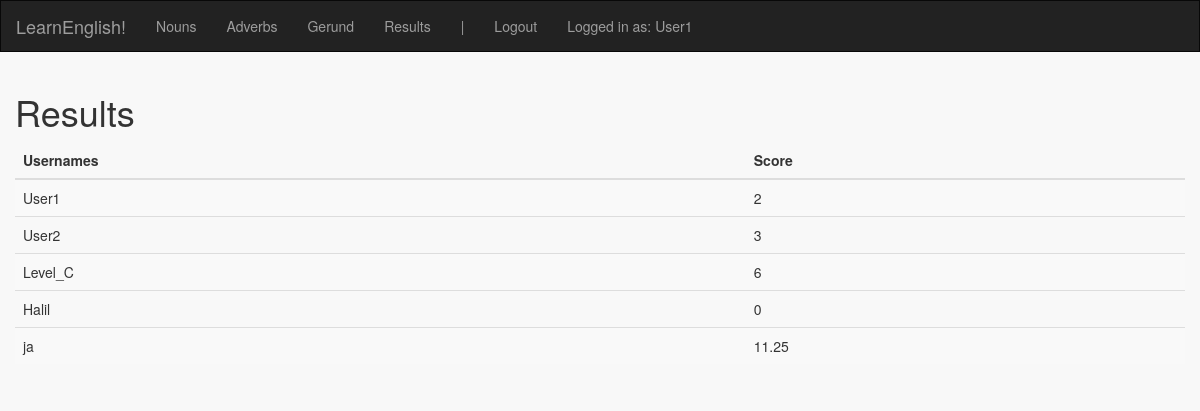
The page /results (signed in) on the database its author committed.
### english_exercises/models.py (models this page shows, shortened)
class User(db.Model):
    id = db.Column(db.Integer, primary_key=True)
    username = db.Column(db.String(80), unique=True)
    password = db.Column(db.String(80))
    amountCorrect = db.Column(db.Integer)
    amountIncorrect = db.Column(db.Integer)
    score = db.Column(db.Integer)

### english_exercises/views.py (the view)
@app.route("/results")
@login_required
def results():
    return render_template('results.html', results=User.query.all())

### english_exercises/views.py (called while the page is built)
def login_required(f):
    @wraps(f)
    def decorated_function(*args, **kwargs):
        if session.get('logged_in') is None:
            flash("You must be logged in for this feature")
            return redirect(url_for('login', next=request.url))
        return f(*args, **kwargs)
    return decorated_function

### english_exercises/templates/results.html
{% extends "index.html" %}
{% block body %}
<h1>Results</h1>
<table class="table table-striped">
    <thead>
      <tr>
        <th>Usernames</th>
        <th>Score</th>
      </tr>
    </thead>
    <tbody>
      {% for result in results %}
      <tr>
        <td>{{ result.username }}</td>
        <td>{{ result.score }}</td>
      </tr>
      {% endfor %}
    </tbody>
</table>
{% endblock %}

### english_exercises/templates/index.html (shortened to what this page needs)
<!DOCTYPE html>
<html lang="en">
<head>
    <link href="https://maxcdn.bootstrapcdn.com/bootstrap/3.3.7/css/bootstrap.min.css" rel="stylesheet">
    <link rel=stylesheet type=text/css href="{{ url_for('static', filename='style.css') }}">
</head>
<body class="container-fluid">
  <div class="row">
    <nav id="menu" class="navbar navbar-inverse">
        <div class="navbar-header">
          <a class="navbar-brand" href="/">LearnEnglish!</a>
        </div>
        <ul class="nav navbar-nav">
            <li><a href="{{ url_for ('nouns') }}">Nouns</a></li>
            <li><a href="{{ url_for ('adverbs') }}">Adverbs</a></li>
            <li><a href="{{ url_for ('gerund') }}">Gerund</a></li>
            <li><a href="{{ url_for ('results') }}">Results</a></li>
            <li><a>|</a></li>
            {% if not session.logged_in %}
                <li><a href="{{ url_for ('login') }}">Login</a></li>
                <li><a href="{{ url_for ('register') }}">Register</a></li>
            {% else %}
                <li><a href="{{ url_for('logout') }}">Logout</a></li>
            {% endif %}
            {% if session.logged_in %}
                <li><a>Logged in as: {{ session['username'] }}</a></li>
            {% endif %}
        </ul>
    </nav>
  </div>
  <div class="row">
      <div class="col-xs-12 center">
          {% block body %}
          {% endblock %}
      </div>
  </div>
</body>
</html>

### english_exercises/static/style.css (style rules this page uses)
body { background-color: #f8f8f8 }
#menu { border-radius: 0px; }

### rows shown on the page
User: username "User1", score "2"
User: username "User2", score "3"
User: username "Level_C", score "6"
User: username "Halil", score "0"
User: username "ja", score "11.25"
